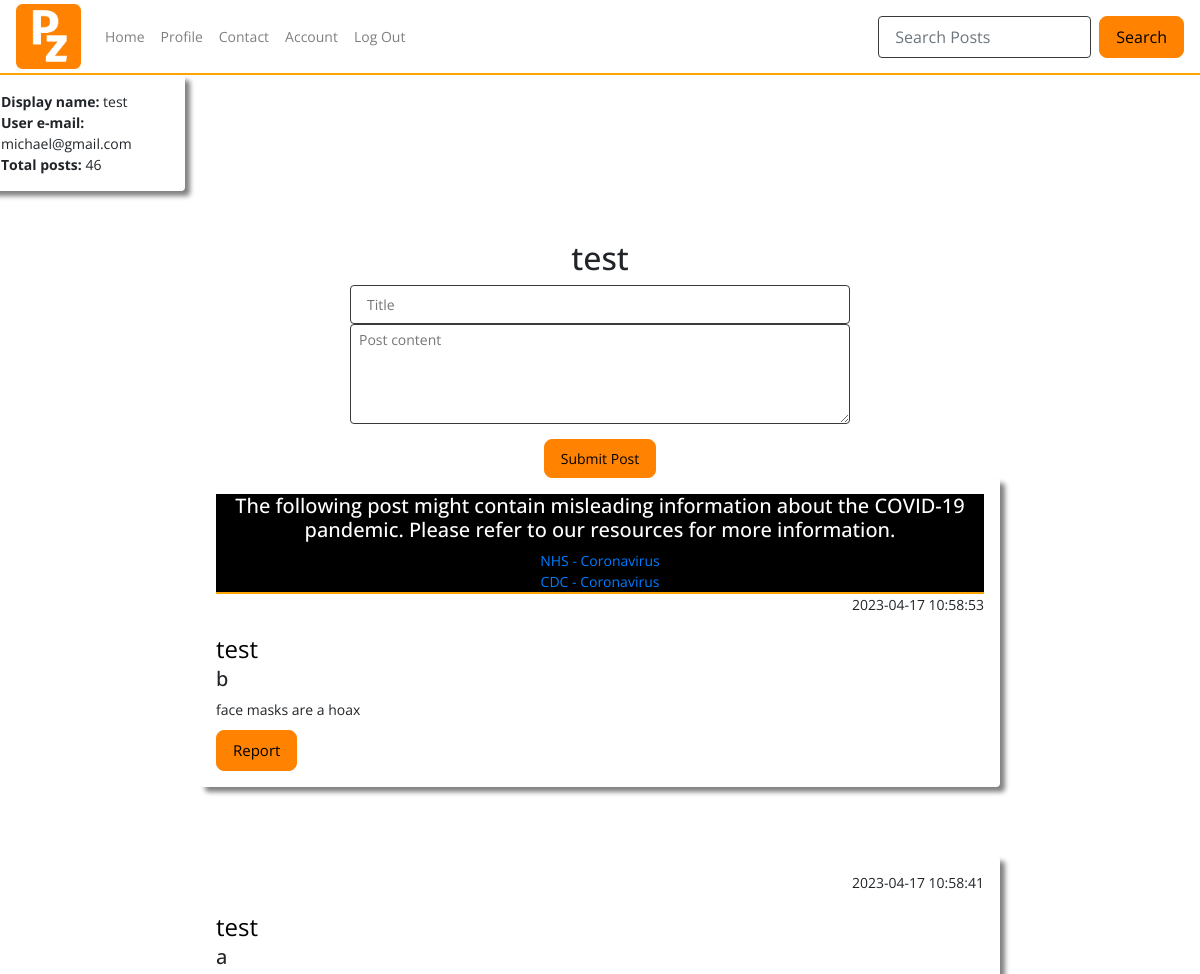
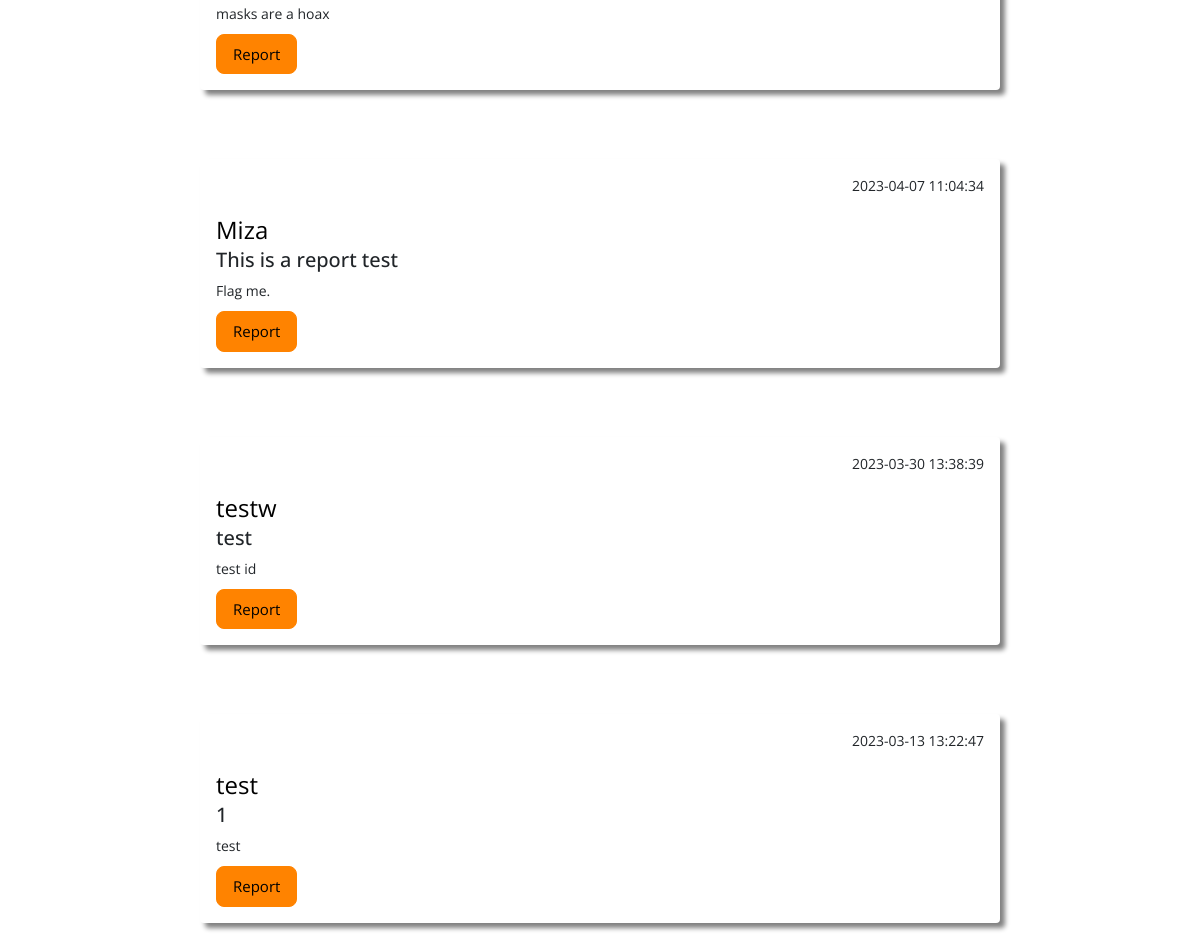
/index (signed in), run on an earlier commit of the app's database (2 pictures, top to bottom).
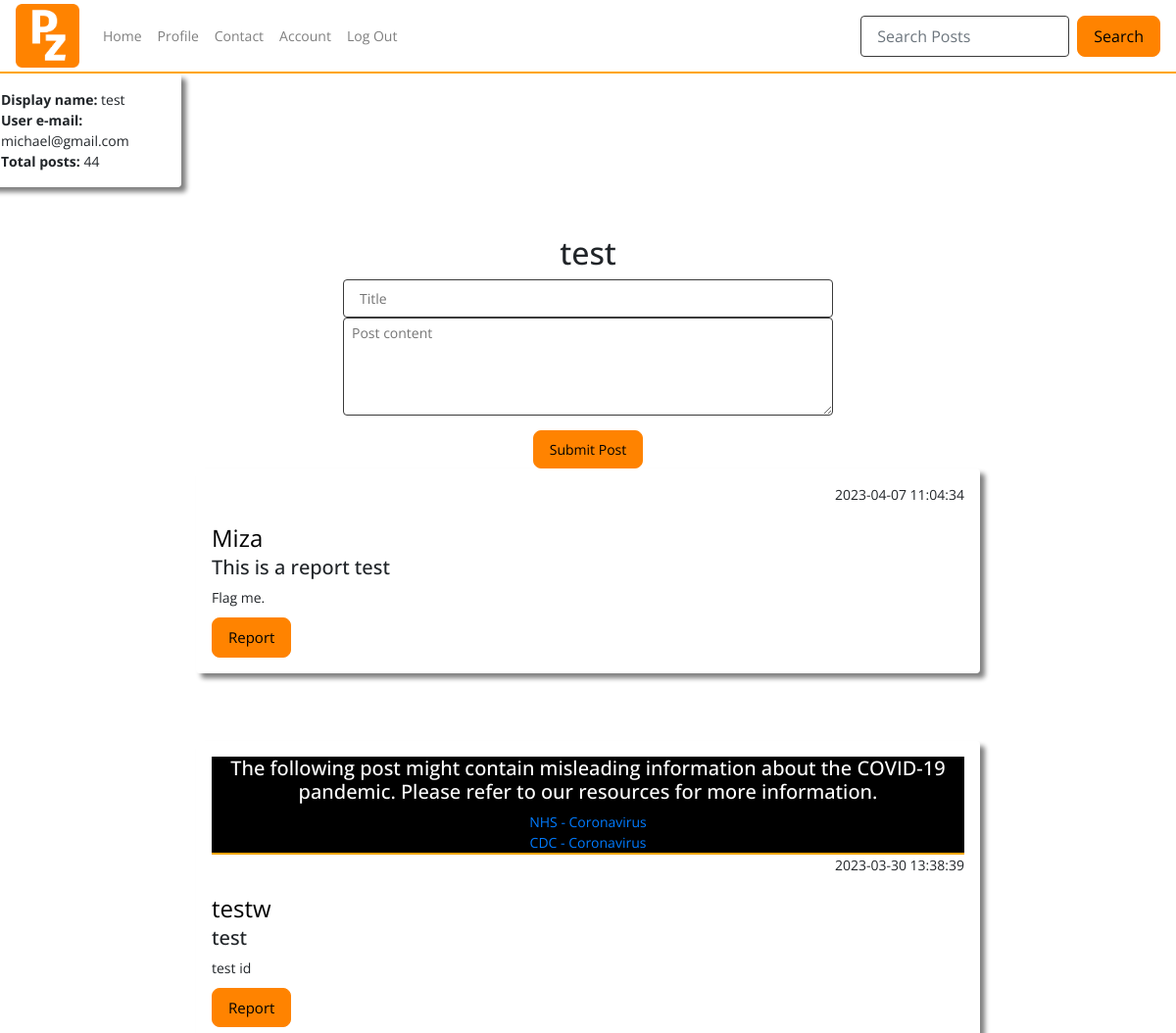
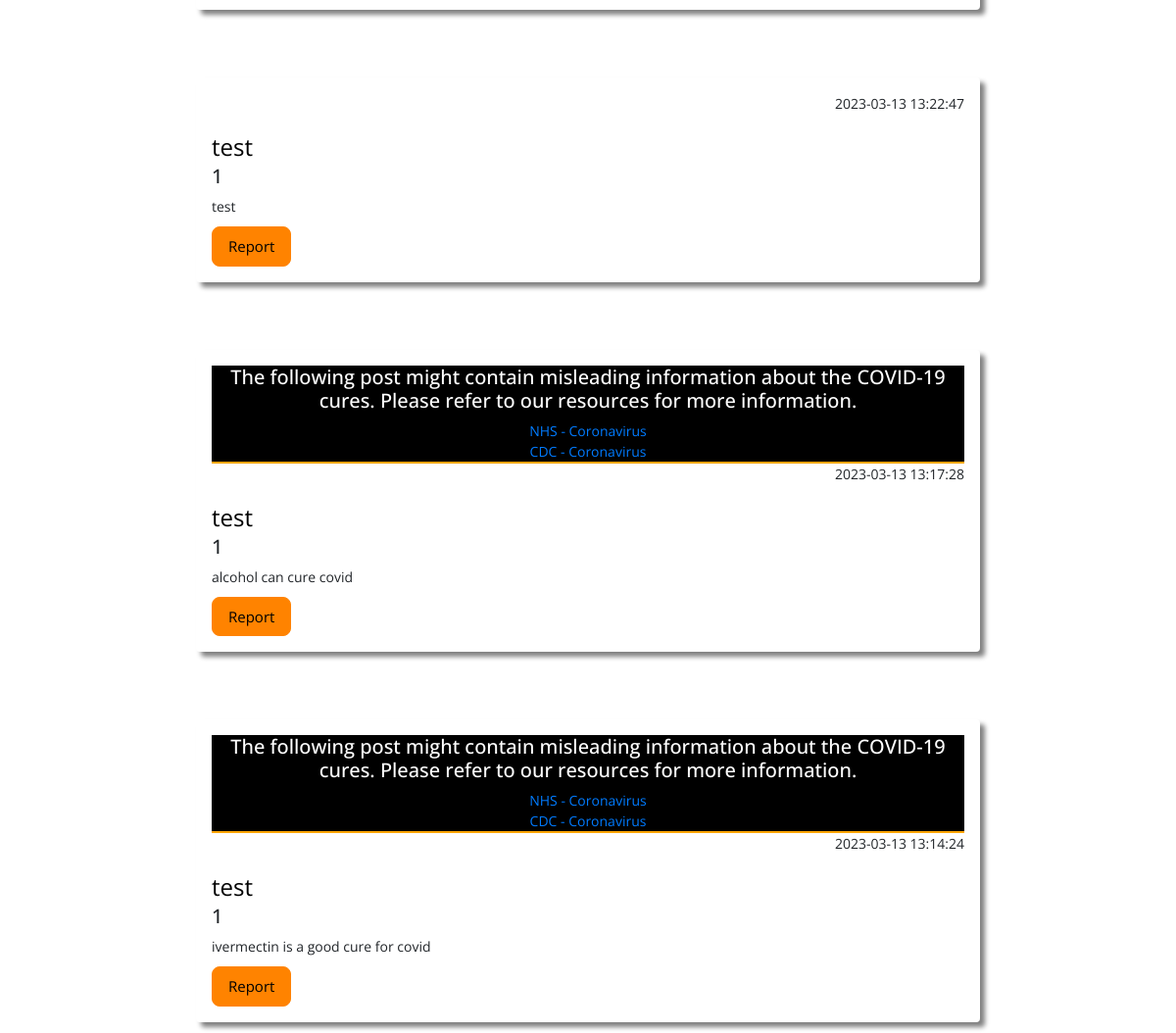
And on a later commit of the database (2 pictures, top to bottom).
### tables this page shows
CREATE TABLE users (
    ID INTEGER PRIMARY KEY AUTOINCREMENT,
    username TEXT NOT NULL,
    password TEXT NOT NULL,
    email TEXT NOT NULL UNIQUE
, user_type VARCHAR, whitelisted text, blacklisted text);

CREATE TABLE posts (
    ID INTEGER PRIMARY KEY AUTOINCREMENT,
    title TEXT NOT NULL,
    content TEXT NOT NULL,
    by_user TEXT NOT NULL,
    created_at timestamp default current_timestamp
, userID integer, flag_covid text, blacklisted text, flag_vaccine text, flag_tests text, flag_cures text, reported int, report_message text);

### app.py (the view)
@app.route("/index")
def posts():
   if not session.get('username'):
    return redirect(url_for('home'))
   page = request.args.get('page', 0, int)
   if page == 0:
        offset = 0
   else:
        offset = 5 * page
   reported = request.args.get('reported', 0, int)
   posts=query_db('SELECT * FROM posts ORDER BY created_at DESC LIMIT 5 OFFSET ?', [offset])
   user=query_db('SELECT * FROM users WHERE username = ?', [session['username']], True)
   conn = sqlite3.connect(DATABASE)
   cursor = conn.cursor()
   cursor.execute("SELECT COUNT(*) FROM posts WHERE by_user = ?", [session['username']])
   post_count = cursor.fetchone()[0]
   return render_template('index.html', posts = posts, user = user, post_count = post_count, reported = reported)

### app.py (called while the page is built)
def query_db(query, args=(), one=False):
    con = g._database = sqlite3.connect(DATABASE)
    con.row_factory = sqlite3.Row
    cur = con.execute(query, args)
    rv = cur.fetchall()
    cur.close()
    return (rv[0] if rv else None) if one else rv

### templates/index.html (shortened to what this page needs)
{% include "layout.html" %}
{% include "nav.html" %}
<body>
<div class="row h-500 acc_snippet">
  <div class="col-4 shadow p-3 mb-5 rounded">
      <b>Display name:</b> {{ user.username }}<br>
      <b>User e-mail:</b> {{ user.email }}<br>
      <b>Total posts:</b> {{ post_count }} <br>
  </div>
</div>
<div class="container-fluid create-post">
  <div class="row h-500">
    <div class="col">
      <h2>{{session.username}}</h2>
      <form action="{{ url_for('post_submit') }}" method="POST" id="post_form">
        <input type="text" placeholder="Title" name="title" style="width: 500px" required/><br>
        <textarea placeholder="Post content" form="post_form" name="content" style="height: 100px; width: 500px" required></textarea>
        <br/>
        <input type="submit" value="Submit Post" />
      </form>
</div>
</div>
</div>
<div id="posts">
{% include "posts.html" %}
</div>
</body>

### templates/layout.html (shortened to what this page needs)
<!doctype html>
<head>
  <link href="{{ url_for('static', filename='css/bootstrap.min.css') }}" rel="stylesheet">
  <link href="{{ url_for('static', filename='css/style.css') }}" rel="stylesheet">
  <link href="https://cdnjs.cloudflare.com/ajax/libs/toastr.js/latest/toastr.min.css" rel="stylesheet">
  <link href="https://unpkg.com/aos@2.3.1/dist/aos.css" rel="stylesheet">
</head>

### templates/nav.html (shortened to what this page needs)
<nav class="navbar nav-main navbar-expand-lg navbar-light">
    <a class="navbar-brand">
      <img src="{{url_for('static', filename='assets/logo.png')}}" alt="logo" style="height: 65px;">
    </a>
    <div class="collapse navbar-collapse" id="navbarNav">
      <ul class="navbar-nav">
        <li class="nav-item">
          <a class="nav-link" href="{{ url_for('posts') }}">Home</a>
        </li>
        <li class="nav-item">
          <a class="nav-link" href="{{ url_for('profile') }}">Profile</a>
        </li>
        <li class="nav-item">
          <a class="nav-link" href="{{ url_for('contact') }}" data-toggle="modal" data-target="#contactModal">Contact</a>
        </li>
        <li class="nav-item">
          <a class="nav-link" href="{{ url_for('account_settings') }}">Account</a>
        </li>
        <li class="nav-item">
          <a class="nav-link" href="{{ url_for('logout') }}">Log Out</a>
        </li>
      </ul>
    </div>
    <form class="form-inline my-2 my-lg-0" method="get" action="{{ url_for('search_posts') }}">
      <input class="form-control mr-sm-2" type="text" name="query" placeholder="Search Posts">
      <button class="btn btn-outline-success my-2 my-sm-0" type="submit">Search</button>
    </form>
  </nav>

### templates/posts.html (shortened to what this page needs)
{% for post in posts %}
<div class="shadow mx-auto posts p-3 mb-5 rounded">
{% if post.flag_covid == "yes" %}
<div class="flagged_post">
  <h5>The following post might contain misleading information about the COVID-19 pandemic. Please refer to our resources for more information.</h5>
  <a href="https://www.nhs.uk/conditions/coronavirus-covid-19/">NHS - Coronavirus </a><br>
  <a href="https://www.cdc.gov/coronavirus/2019-ncov/index.html">CDC - Coronavirus</a>
</div>
{% endif %}
{% if post.flag_cures == "yes" %}
<div class="flagged_post">
  <h5>The following post might contain misleading information about the COVID-19 cures. Please refer to our resources for more information.</h5>
  <a href="https://www.nhs.uk/conditions/coronavirus-covid-19/">NHS - Coronavirus </a><br>
  <a href="https://www.cdc.gov/coronavirus/2019-ncov/index.html">CDC - Coronavirus</a>
</div>
{% endif %}
<p align="right">{{  post.created_at  }}</p>
<a class="post_username" href="{{ url_for('user_profile', username=post.by_user) }}">
  {{ post.by_user }}
</a>
<h5>{{ post.title }}</h5>
{{ post.content }}<br/>
<button type="button" class="report_button" data-toggle="modal" data-target="#reportModal{{ post.ID }}">Report</button>
</div>
<br/>
{% endfor %}

### static/css/style.css (style rules this page uses)
body { font-family: 'Open Sans', sans-serif; font-weight: 400px; font-size: 14px; }
.shadow { box-shadow: 5px 5px 5px grey; }
.posts { width: 800px; }
.create-post { margin-left: auto; margin-right: auto; justify-content: center; text-align: center; padding-top: -20px; }
.nav-main { background-color: rgb(255, 255, 255); border-bottom: 2px solid orange; height: 75px; }
.acc_snippet { width: 50%; }
.flagged_post { text-align: center; background-color: black; color: white; border-bottom: 2px solid orange; height: auto; width: auto; }
.report_button { background-color: #ff8300; border: 1px solid black; color: black; font-size: 15px; text-align: center; margin-top: 10px; }
.post_username { text-align: center; color: black; font-size: 24px; }
input[type=submit] { background-color: #ff8300; border: 1px solid #ff8300; width: auto; height: auto; padding: 8px 16px; border-radius: 8px; margin-top: 10px; }
button[type=submit] { background-color: #ff8300; border: 1px solid #ff8300; width: auto; height: auto; padding: 8px 16px; border-radius: 8px; margin-top: 10px; color: black; }
button[type=button] { border: 1px solid #ff8300; width: auto; height: auto; padding: 8px 16px; border-radius: 8px; margin-top: 10px; color: black; }
input[type=text] { border-radius: 4px; border: 1px solid rgb(58, 58, 58); padding: 8px 16px; }
textarea { border-radius: 4px; border: 1px solid rgb(58, 58, 58); padding: 4px 8px; }

What changed in the data, as far as the page shows it:
removed posts: flag_covid "NHS - Coronavirus", created_at "2023-04-17 10:58:53", by_user "test", title "b", content "face masks are a hoax"
removed posts: created_at "2023-04-17 10:58:41", by_user "test", title "a", content "masks are a hoax"
changed posts "testw": now shows "The following post might contain misleading information about the COVID-19 pandemic. Please refer to our resources for more information. NHS - Coronavirus CDC - Coronavirus"
now on this page (row unchanged): posts: flag_cures "NHS - Coronavirus", created_at "2023-03-13 13:17:28", by_user "test", title "1", content "alcohol can cure covid"
now on this page (row unchanged): posts: flag_cures "NHS - Coronavirus", created_at "2023-03-13 13:14:24", by_user "test", title "1", content "ivermectin is a good cure for covid"
Also different on the page:
{{ post_count }}: "46" → "44"
